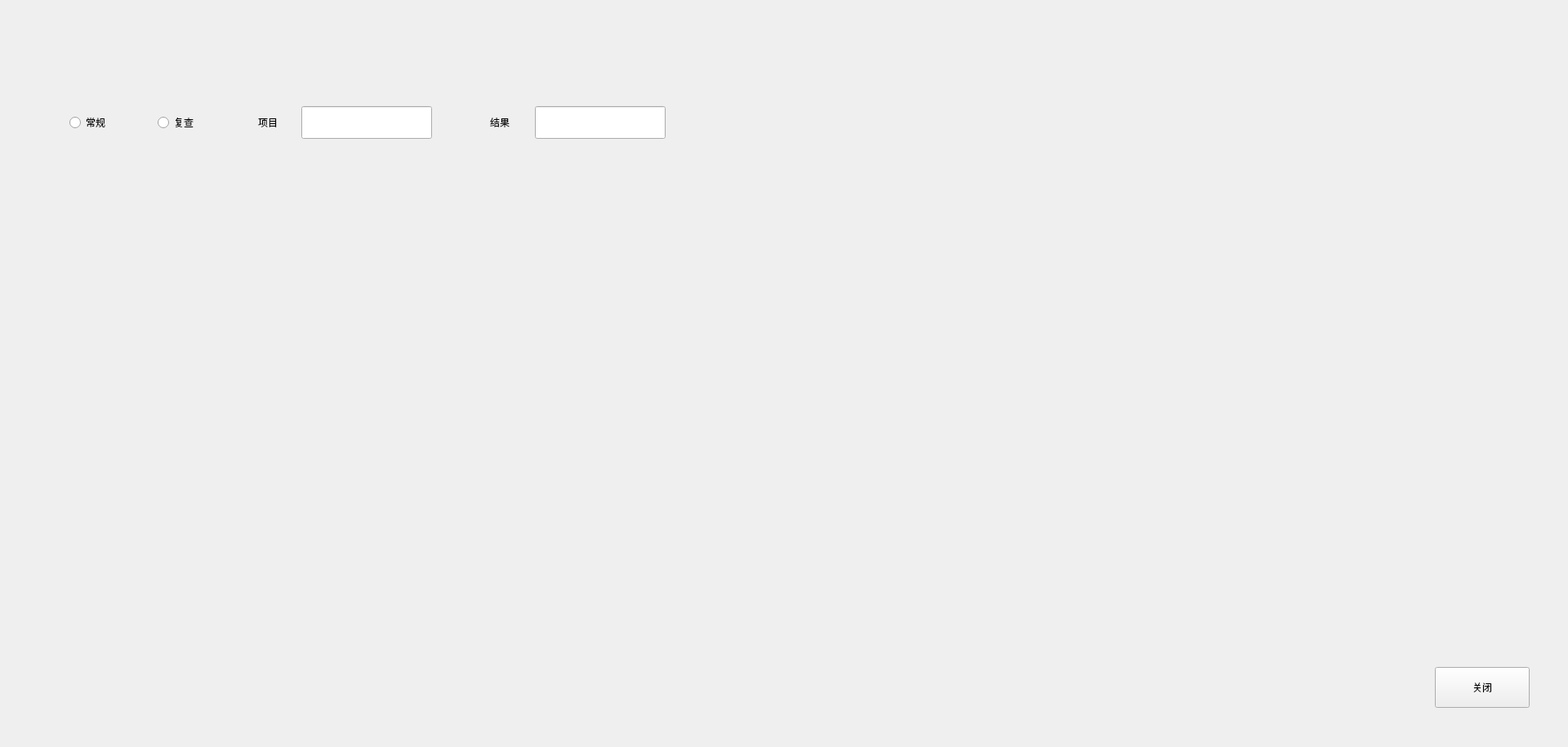
<?xml version="1.0" encoding="UTF-8"?>
<ui version="4.0">
 <class>QResultActionCurve</class>
 <widget class="BaseDlg" name="QResultActionCurve">
  <property name="geometry">
   <rect>
    <x>0</x>
    <y>0</y>
    <width>1920</width>
    <height>915</height>
   </rect>
  </property>
  <property name="windowTitle">
   <string>QResultActionCurve</string>
  </property>
  <widget class="QLineEdit" name="assay_edit">
   <property name="geometry">
    <rect>
     <x>369</x>
     <y>130</y>
     <width>160</width>
     <height>40</height>
    </rect>
   </property>
  </widget>
  <widget class="QLineEdit" name="assay_result">
   <property name="geometry">
    <rect>
     <x>655</x>
     <y>130</y>
     <width>160</width>
     <height>40</height>
    </rect>
   </property>
  </widget>
  <widget class="QPushButton" name="close_btn">
   <property name="geometry">
    <rect>
     <x>1757</x>
     <y>817</y>
     <width>116</width>
     <height>50</height>
    </rect>
   </property>
   <property name="text">
    <string>关闭</string>
   </property>
   <property name="buttons" stdset="0">
    <string>btn_dlg</string>
   </property>
  </widget>
  <widget class="QAssayResultShowCurve" name="widget" native="true">
   <property name="geometry">
    <rect>
     <x>10</x>
     <y>200</y>
     <width>1880</width>
     <height>594</height>
    </rect>
   </property>
  </widget>
  <widget class="QRadioButton" name="regular_btn">
   <property name="geometry">
    <rect>
     <x>85</x>
     <y>130</y>
     <width>89</width>
     <height>40</height>
    </rect>
   </property>
   <property name="text">
    <string>常规</string>
   </property>
  </widget>
  <widget class="QRadioButton" name="recheck_btn">
   <property name="geometry">
    <rect>
     <x>193</x>
     <y>130</y>
     <width>89</width>
     <height>40</height>
    </rect>
   </property>
   <property name="text">
    <string>复查</string>
   </property>
  </widget>
  <widget class="QLabel" name="label">
   <property name="geometry">
    <rect>
     <x>316</x>
     <y>130</y>
     <width>45</width>
     <height>40</height>
    </rect>
   </property>
   <property name="text">
    <string>项目</string>
   </property>
  </widget>
  <widget class="QLabel" name="label_2">
   <property name="geometry">
    <rect>
     <x>600</x>
     <y>130</y>
     <width>45</width>
     <height>40</height>
    </rect>
   </property>
   <property name="text">
    <string>结果</string>
   </property>
  </widget>
  <widget class="QLabel" name="borders">
   <property name="geometry">
    <rect>
     <x>50</x>
     <y>100</y>
     <width>1820</width>
     <height>540</height>
    </rect>
   </property>
   <property name="text">
    <string/>
   </property>
   <property name="borders" stdset="0">
    <string>all</string>
   </property>
  </widget>
  <widget class="QLabel" name="label_3">
   <property name="geometry">
    <rect>
     <x>55</x>
     <y>105</y>
     <width>1810</width>
     <height>90</height>
    </rect>
   </property>
   <property name="text">
    <string/>
   </property>
   <property name="bks" stdset="0">
    <string>gray</string>
   </property>
  </widget>
  <zorder>label_3</zorder>
  <zorder>borders</zorder>
  <zorder>assay_edit</zorder>
  <zorder>assay_result</zorder>
  <zorder>close_btn</zorder>
  <zorder>widget</zorder>
  <zorder>regular_btn</zorder>
  <zorder>recheck_btn</zorder>
  <zorder>label</zorder>
  <zorder>label_2</zorder>
 </widget>
 <layoutdefault spacing="6" margin="11"/>
 <customwidgets>
  <customwidget>
   <class>BaseDlg</class>
   <extends>QWidget</extends>
   <header>shared/basedlg.h</header>
   <container>1</container>
  </customwidget>
  <customwidget>
   <class>QAssayResultShowCurve</class>
   <extends>QWidget</extends>
   <header location="global">shared/QAssayResultShowCurve.h</header>
   <container>1</container>
  </customwidget>
 </customwidgets>
 <resources/>
 <connections/>
</ui>
